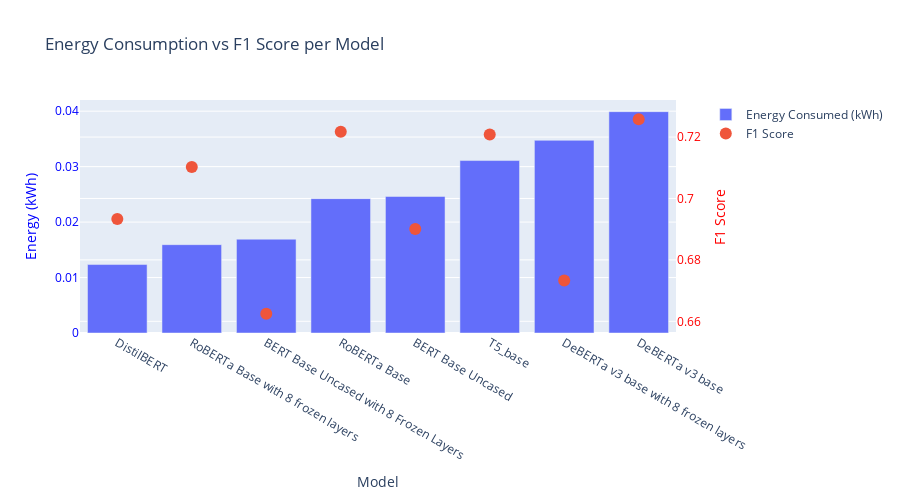

The notebook cell saved with this chart:
### Code cell
df = df[~df['model_architecture'].isin(['LLM'])]

df = df.sort_values(by='energy_consumed_kwh')
df = df[df['accuracy'] > 0.6]

# Create figure
fig = go.Figure()

# Bar chart: Energy consumed
fig.add_trace(go.Bar(
    x=df['model_name'],
    y=df['energy_consumed_kwh'],
    name='Energy Consumed (kWh)',
    yaxis='y1'
))

# Line chart: F1 Score
fig.add_trace(go.Scatter(
    x=df['model_name'],
    y=df['f1_score'],
    name='F1 Score',
    yaxis='y2',
    mode='markers',
    marker=dict(size=12)
))

# Layout with dual Y-axes
fig.update_layout(
    title='Energy Consumption vs F1 Score per Model',
    xaxis=dict(title='Model'),
    yaxis=dict(
        title='Energy (kWh)',
        titlefont=dict(color='blue'),
        tickfont=dict(color='blue')
    ),
    yaxis2=dict(
        title='F1 Score',
        titlefont=dict(color='red'),
        tickfont=dict(color='red'),
        overlaying='y',
        side='right'
    ),
    legend=dict(x=1.05, y=1.0),  # Move legend outside the chart area
    bargap=0.2,
    width=900,
    height=500
)

fig.show()

### Figure 1 — Plotly figure (JSON) as saved in the notebook; plotly's stock layout.template omitted (floating-point values rounded to 4 significant figures)
{"data": [{"name": "Energy Consumed (kWh)", "type": "bar", "x": ["DistilBERT", "RoBERTa Base with 8 frozen layers", "BERT Base Uncased with 8 Frozen Layers", "RoBERTa Base", "BERT Base Uncased", "T5_base", "DeBERTa v3 base with 8 frozen layers", "DeBERTa v3 base"], "y": [0.01234, 0.01593, 0.01692, 0.02423, 0.02462, 0.0311, 0.03475, 0.03992], "yaxis": "y"}, {"marker": {"size": 12}, "mode": "markers", "name": "F1 Score", "type": "scatter", "x": ["DistilBERT", "RoBERTa Base with 8 frozen layers", "BERT Base Uncased with 8 Frozen Layers", "RoBERTa Base", "BERT Base Uncased", "T5_base", "DeBERTa v3 base with 8 frozen layers", "DeBERTa v3 base"], "y": [0.6933, 0.7103, 0.6624, 0.7217, 0.6901, 0.7209, 0.6733, 0.7258], "yaxis": "y2"}], "layout": {"bargap": 0.2, "height": 500, "legend": {"x": 1.05, "y": 1}, "title": {"text": "Energy Consumption vs F1 Score per Model"}, "width": 900, "xaxis": {"title": {"text": "Model"}}, "yaxis": {"tickfont": {"color": "blue"}, "title": {"font": {"color": "blue"}, "text": "Energy (kWh)"}}, "yaxis2": {"overlaying": "y", "side": "right", "tickfont": {"color": "red"}, "title": {"font": {"color": "red"}, "text": "F1 Score"}}}}
